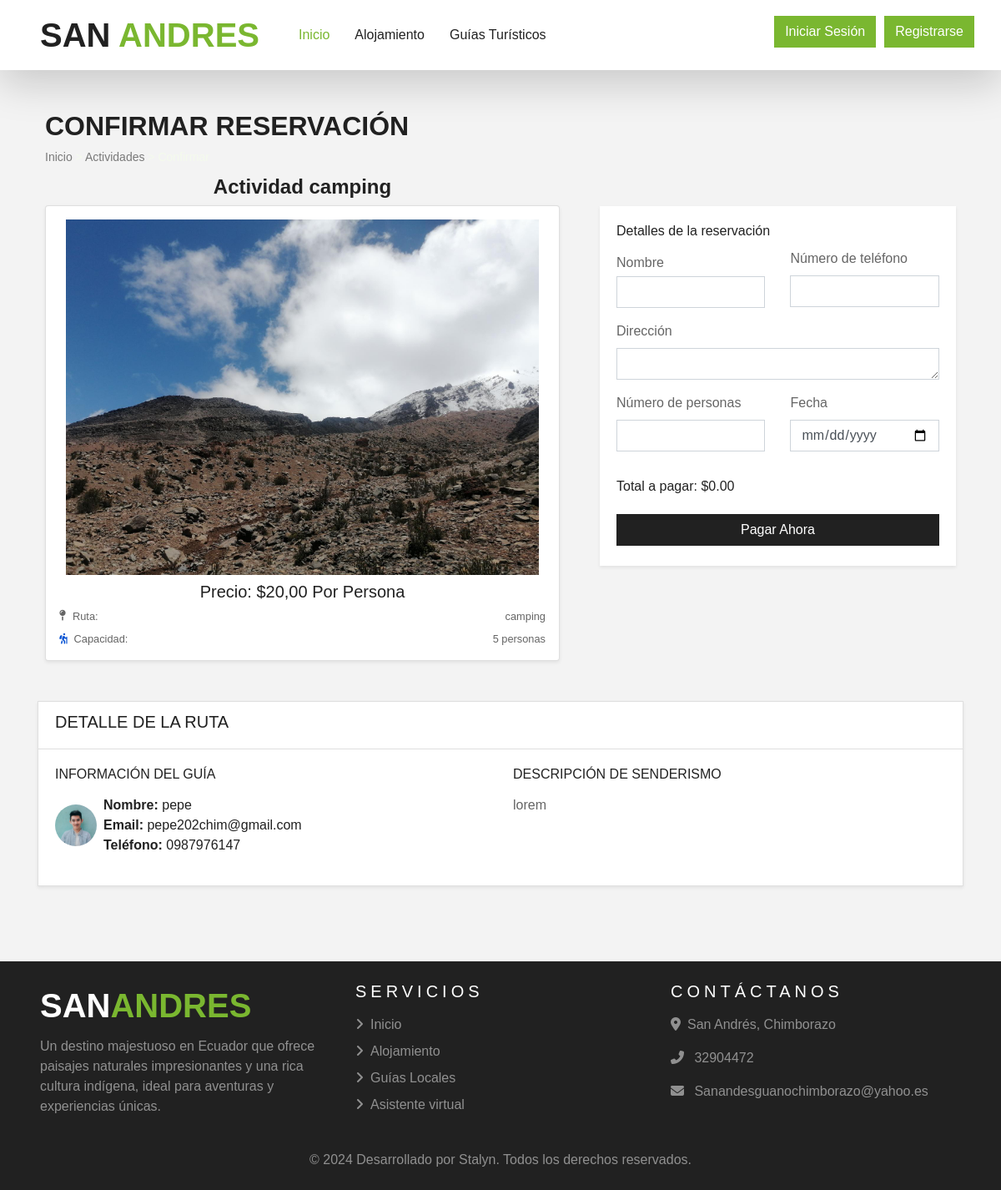
/guias/ruta/3/guia/2/, run on the app's committed database.
### guias/models.py (models this page shows, shortened)
class Ruta(models.Model):
    nombre = models.CharField(max_length=150)
    descripcion = models.TextField()
    precio = models.DecimalField(max_digits=12, decimal_places=2)
    capacidad = models.PositiveSmallIntegerField(
        default=1,
        validators=[MaxValueValidator(
            15,
            message= ("La capacidad máxima no puede superar las 15 personas.")
        )],
        verbose_name="Capacidad máxima"
    )
    imagen = models.FileField(upload_to="imagenes_ruta", null=False, blank=False)
    def imagen_preview(self):
        if self.imagen:
            return mark_safe(f"<img src='{self.imagen.url}' width='50' height='50' style='object-fit: cover; border-radius:6px;'/>")
        return ""
    imagen_preview.short_description = 'Imagen'

class GuiaTuristico(models.Model):
    nombre = models.CharField(max_length=150)
    email = models.EmailField(unique=True)
    telefono = models.CharField(
        max_length=10,
        unique=True,
        validators=[RegexValidator(
            regex=r'^\d{10}$',
            message="El número de teléfono debe contener exactamente 10 dígitos."
        )]
    )
    foto = models.FileField(upload_to="fotos_guia", null=False, blank=False)
    estado = models.CharField(max_length=20, choices=GUIA_ESTADO, default="Borrador")
    rutas = models.ManyToManyField(Ruta, through='GuiaRuta', related_name='guias')
    def miniatura(self):
        if self.foto:
            return mark_safe("<img src='%s' width='50' height='50' style='object-fit: cover; border-radius:6px;'/>" % self.foto.url)
        return ""
    miniatura.short_description = 'Foto'

### guias/views.py (the view)
# urls.py: path('ruta/<int:ruta_id>/guia/<int:guia_id>/', views.detalle_ruta_con_guia, name='detalle_ruta_con_guia'),
def detalle_ruta_con_guia(request, ruta_id, guia_id):
    ruta = get_object_or_404(Ruta, id=ruta_id)
    guia = get_object_or_404(GuiaTuristico, id=guia_id, rutas=ruta)
    return render(request, 'guiasturistico/detalle_ruta.html', {'ruta': ruta, 'guia': guia})

### templates/guiasturistico/detalle_ruta.html (shortened to what this page needs)
{% extends 'base.html' %}
{% load static %}
{% block content %}
<div class="container">
    <div class="row">
        <div class="col-12 my-5 mb-4 px-4">
            <h2 class="fw-bold">CONFIRMAR RESERVACIÓN</h2>
            <div style="font-size: 14px">
                <a href="{% url 'guias:ver_guias' %}" class="text-secondary text-decoration-none text-black-50">Inicio</a>
                <span class="text-secondary"> > </span>
                <a href="{% url 'guias:rutas_por_guia' guia.id %}" class="text-secondary text-decoration-none text-black-50">Actividades</a>
                <span class="text-secondary"> > </span>
                <span class="text-secondary">Confirmar</span>
            </div>
        </div>
        <div class="col-lg-7 col-md-12 px-4" style="margin-top: -1cm;">
            <div class="text-center">
                <h4> Actividad {{ ruta.nombre }}</h4>
            </div>
            <div class="card p-3 shadow-sm rounded">
                <img src="{{ ruta.imagen.url }}" class="card-img-top px-2 fixed-size" alt="Imagen de la ruta" />
                <h5 class="mt-2 text-center">Precio: ${{ ruta.precio }} Por Persona</h5>
                <div class="d-flex justify-content-between small">
                    <div class="d-flex align-items-center"><i class="fa-solid fa-map-pin mr-2"></i>Ruta:</div>
                    <div>{{ ruta.nombre }}</div>
                </div>
                <div class="small d-flex justify-content-between mt-2">
                    <div><i class="fa-solid fa-person-hiking mr-2" style="color: #0953d3;"></i>Capacidad:</div>
                    <div>{{ ruta.capacidad }} personas</div>
                </div>
            </div>
        </div>
        <div class="col-lg-5 col-md-12 px-4">
            <div class="card mb-4 border-0 shadow-sm rounded-3">
                <div class="card-body">
                    <form id="booking_form" method="POST">
                        <h6 class="mb-3">Detalles de la reservación</h6>
                        <div class="row">
                            <div class="col-md-6 mb-3">
                                <label class="form-label mb-1">Nombre</label>
                                <input name="name" type="text" class="form-control shadow-none" required>
                            </div>
                            <div class="col-md-6 mb-3" style="margin-top: -5px;">
                                <label class="form-label">Número de teléfono</label>
                                <input name="phonenum" type="tel" class="form-control shadow-none" required maxlength="10" pattern="\d{10}">
                            </div>
                            <div class="col-md-12 mb-3">
                                <label class="form-label">Dirección</label>
                                <textarea name="address" class="form-control shadow-none" rows="1" required></textarea>
                            </div>
                            <div class="col-md-6 mb-3">
                                <label class="form-label">Número de personas</label>
                                <input name="num_person" id="num_person" type="number" class="form-control shadow-none"
                                    min="1" max="{{ ruta.capacidad }}" required onchange="calculateTotal()" oninput="calculateTotal()">
                            </div>
                            <div class="col-md-6 mb-3">
                                <label class="form-label">Fecha</label>
                                <input name="fecha" type="date" class="form-control shadow-none"
                                    min="{{ fecha_actual|date:'Y-m-d' }}" value="{{ fecha_actual|date:'Y-m-d' }}"
                                    required>
                            </div>
                            <div class="col-12 mb-3">
                                <h6>Total a pagar: $<span id="totalPrice">0.00</span></h6>
                            </div>
                            <div class="col-12">
                                <button type="submit" class="btn w-100 text-white custom-bg shadow-none mb-1 bg-dark"
                                    id="submitBtn">
                                    Pagar Ahora
                                </button>
                            </div>
                        </div>
                    </form>
                </div>
            </div>
        </div>
    </div>
    <div class="card mt-5 shadow-sm">
        <div class="card-header bg-light">
            <h5 class="fw-bold text-uppercase">Detalle de la Ruta</h5>
        </div>
        <div class="card-body">
            <div class="row">
                <div class="col-md-6">
                    <h6 class="fw-bold text-uppercase mb-3">Información del Guía</h6>
                    {% if guia %}
                    <div class="mb-3">
                        <div class="d-flex align-items-center mb-2">
                            <img src="{{ guia.foto.url }}" class="img-fluid rounded-circle me-3" alt="{{ guia.nombre }}" style="object-fit: cover; width: 50px; height: 50px;">
                            <div class="text-dark">
                                <p class="mb-0 ml-2"><strong>Nombre:</strong> {{ guia.nombre }}</p>
                                <p class="mb-0 ml-2"><strong>Email:</strong> <a href="mailto:{{ guia.email }}" class="text-dark">{{ guia.email }}</a></p>
                                <p class="mb-0 ml-2"><strong>Teléfono:</strong> <a href="tel:{{ guia.telefono }}" class="text-dark">{{ guia.telefono }}</a></p>
                            </div>
                        </div>
                    </div>
                    {% else %}
                    <p>No hay guía asignado a esta ruta.</p>
                    {% endif %}
                </div>
                <div class="col-md-6">
                    <h6 class="fw-bold text-uppercase mb-3">Descripción de Senderismo</h6>
                    <p>{{ ruta.descripcion }}</p>
                </div>
            </div>
        </div>
    </div>
</div>
{% endblock %}

### data on the page
Ruta: nombre "camping", imagen (picture), precio "20,00", capacidad "5", descripcion "lorem"
GuiaTuristico: foto (picture), nombre "pepe", email "pepe202chim@gmail.com", telefono "0987976147"
